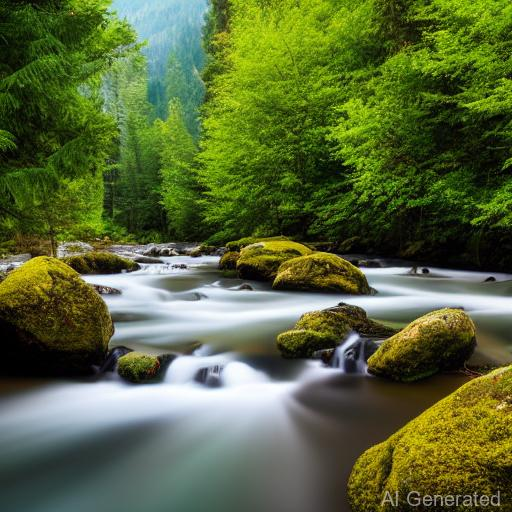
#> input picture generated_images/generated_20251127_110603_1.jpeg, 512 x 512 px
$ python -i image_processor.py   (imports and definitions only)
#> lines starting #> are read from the running program, lines starting #| are printed output that depends on the picture
"""
Image processing utilities for the AI Image Generator
"""

from PIL import Image, ImageDraw, ImageFont, ImageEnhance
import io
from pathlib import Path
from utils.config import Config


class ImageProcessor:
    """Class for image processing operations"""

    def __init__(self):
        self.config = Config()

    # [250 lines left out: functions add_watermark, resize_image, enhance_image, convert_format, create_thumbnail, apply_filter, not called in this run]

>>> import cv2
>>> picture = cv2.imread('../generated_images/generated_20251127_110603_1.jpeg', cv2.IMREAD_GRAYSCALE)
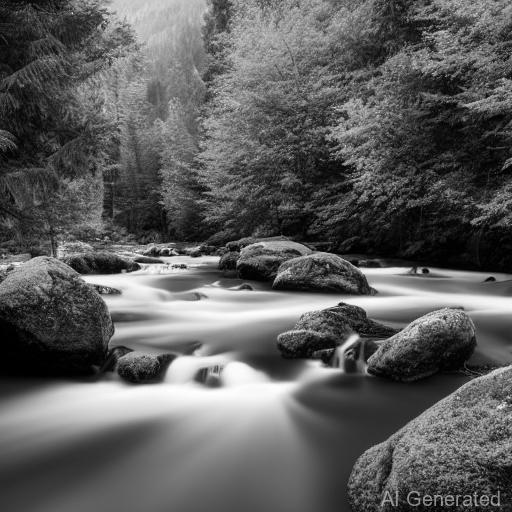
#> picture: shape (512, 512); min 0, max 255, mean 93.7
>>> result = ImageProcessor().enhance_image(picture)

$ run again, on generated_images/generated_20251127_101617_1.png
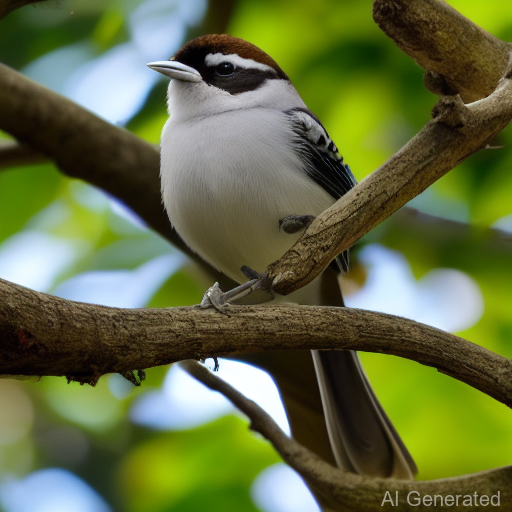
#> input picture generated_images/generated_20251127_101617_1.png, 512 x 512 px
#> `picture = cv2.imread('../generated_images/generated_20251127_110603_1...`:
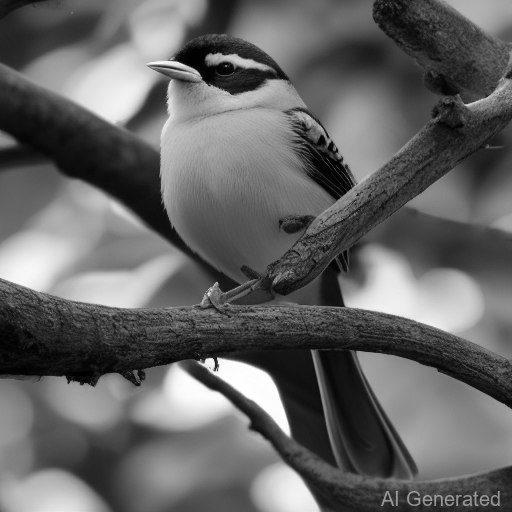
#> picture: shape (512, 512); min 0, max 255, mean 100.6

$ run again, on generated_images/generated_20251127_102234_1.png
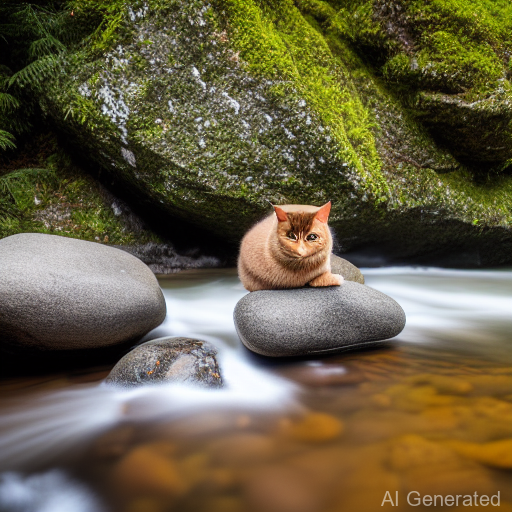
#> input picture generated_images/generated_20251127_102234_1.png, 512 x 512 px
#> `picture = cv2.imread('../generated_images/generated_20251127_110603_1...`:
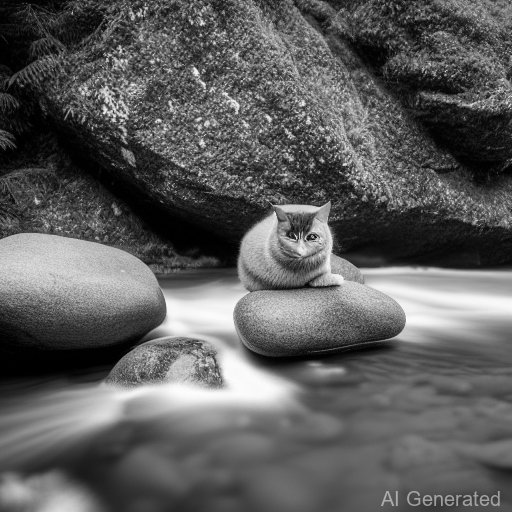
#> picture: shape (512, 512); min 0, max 253, mean 93

$ run again, on generated_images/generated_20251127_123639_1.png
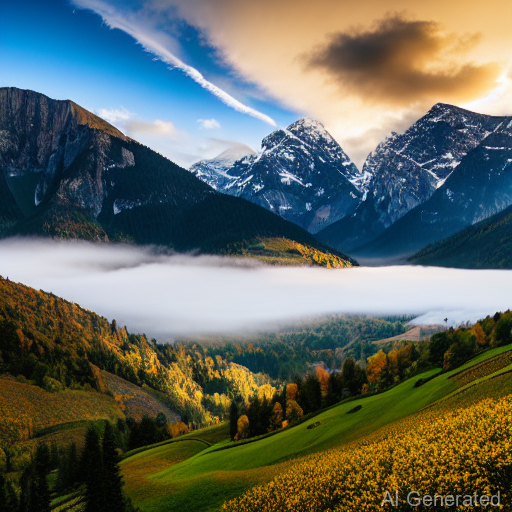
#> input picture generated_images/generated_20251127_123639_1.png, 512 x 512 px
#> `picture = cv2.imread('../generated_images/generated_20251127_110603_1...`:
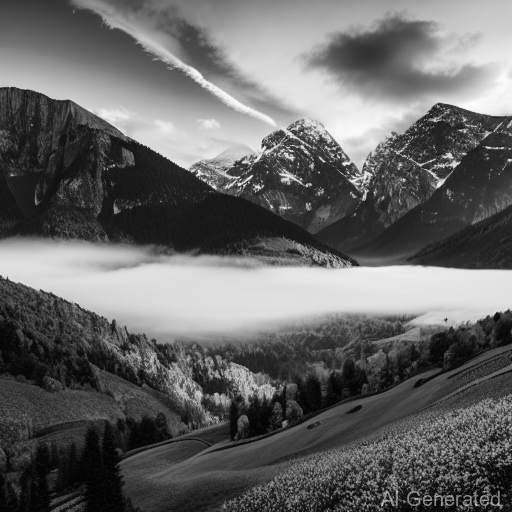
#> picture: shape (512, 512); min 0, max 252, mean 101.7
